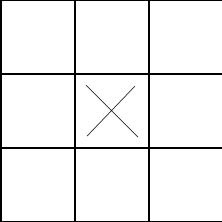

The image is a tile-based game level rendered from a .tmx file. Its description and complete source (layers, tilesets, objects, tile grids) follow:
An orthogonal 3x3 tile map with 74x74 px tiles, 1 tile layer (boardLayer).

<map version="1.0" orientation="orthogonal" renderorder="right-down" width="3" height="3" tilewidth="74" tileheight="74" nextobjectid="1">
 <tileset firstgid="1" name="gameTiles" tilewidth="75" tileheight="75" spacing="10" tilecount="9">
  <image source="tiles.png" trans="ff00ff" width="256" height="256" />
 </tileset>
 <layer name="boardLayer" width="3" height="3">
  <data encoding="csv">
1,1,1,
1,2,1,
1,1,1
</data>
 </layer>
</map>